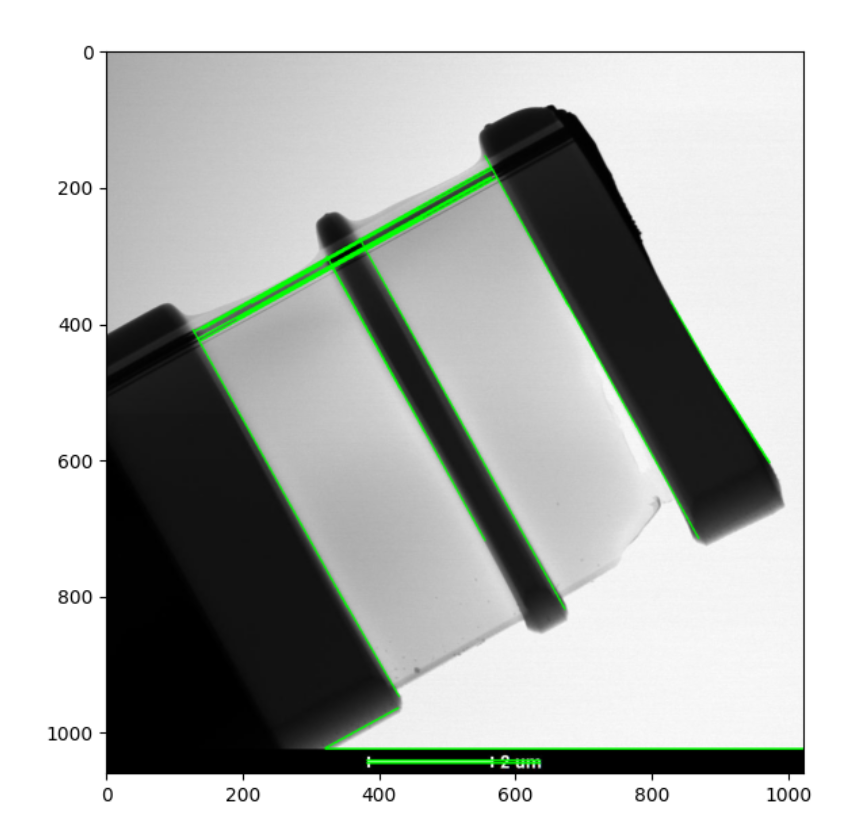
#> input picture image10.png, 855 x 831 px
$ python calipers.py image10.png
#> lines starting #> are read from the running program, lines starting #| are printed output that depends on the picture; after the words box and inside, x2 and y2 are one past the last pixel; in counts of white or black regions, pixels touching at a corner belong together
#!/usr/bin/env python3
# -*- coding: utf-8 -*-

import math
import numpy as np
import re

SCALE_REGEX = re.compile(r"^(?P<units>\d*\.?\d+)(?P<unit_name>[^\d./]*)/(?P<pixels>\d*\.?\d+)$")

def multi_gaussian(x, *p):
    y = np.zeros_like(x)
    for i in range(0, len(p), 3):
        mu    = p[i]
        sigma = p[i + 1]
        A     = p[i + 2]
        y += A*np.exp(-0.5*((x - mu)/sigma)**2)
    return y

def multi_gaussian_fit(x):
    from scipy.signal import find_peaks, peak_widths
    from scipy.optimize import curve_fit
    _, properties = find_peaks(x, prominence=2)
    peaks, properties = find_peaks(x, prominence=2, height=0.15*x[properties["left_bases"][0]:properties["right_bases"][-1]].max()) # used to be height=0.15*x[1:-1].max()
    widths, _, _, _ = peak_widths(x, peaks)
    p0 = [param for params in zip(peaks.astype(float), widths, x[peaks]) for param in params]
    bounds = ([], [])
    for i in range(0, len(p0), 3):
        # Mean bounds
        previous_mean = p0[i - 3] if i - 3 >= 0 else 1
        next_mean     = p0[i + 3] if i + 3 < len(p0) else float(len(x)) - 1
        bounds[0].append(previous_mean)
        bounds[1].append(next_mean)

        # Standard deviation bounds
        bounds[0].append(0)
        # bounds[1].append(10)
        bounds[1].append(0.01*len(x))

        # Amplitude bounds
        bounds[0].append(0)
        bounds[1].append(255)
    try:
        p, _ = curve_fit(multi_gaussian, np.arange(len(x), dtype=float), x, p0=p0, bounds=bounds)
        return p
    except BaseException as e:
        raise StopIteration(p0) from e

def derivative(gray):
    # TODO possibly keep stddev of flattening the columns here, then feed into sigma parameter of curve_fit
    return np.abs(np.diff(np.average(gray, axis=0)))

def detect_layers(imagefile=None, margin_top=0, margin_bottom=0, margin_left=0, margin_right=0, scale="1/1", interactive=False):
#> called with imagefile = 'image10.png', margin_top = 0, margin_bottom = 0, margin_left = 0, margin_right = 0, scale = '1/1', interactive = True
    import cv2
    from sys import stderr

    print("Reading...", file=stderr)
    img = cv2.imread(imagefile)
#> img is the input picture: shape (831, 855, 3); mean B, G, R 178.6, 181.5, 178.6

    print("Cropping...", file=stderr)
    img = img[slice(margin_top     if margin_top    > 0 else None,
                    -margin_bottom if margin_bottom > 0 else None),
              slice(margin_left    if margin_left   > 0 else None,
                    -margin_right  if margin_right  > 0 else None)]

    print("Detecting orientation...", file=stderr)
    _, thresholded = cv2.threshold(cv2.cvtColor(img, cv2.COLOR_BGR2GRAY), 0, 255, cv2.THRESH_BINARY | cv2.THRESH_OTSU)
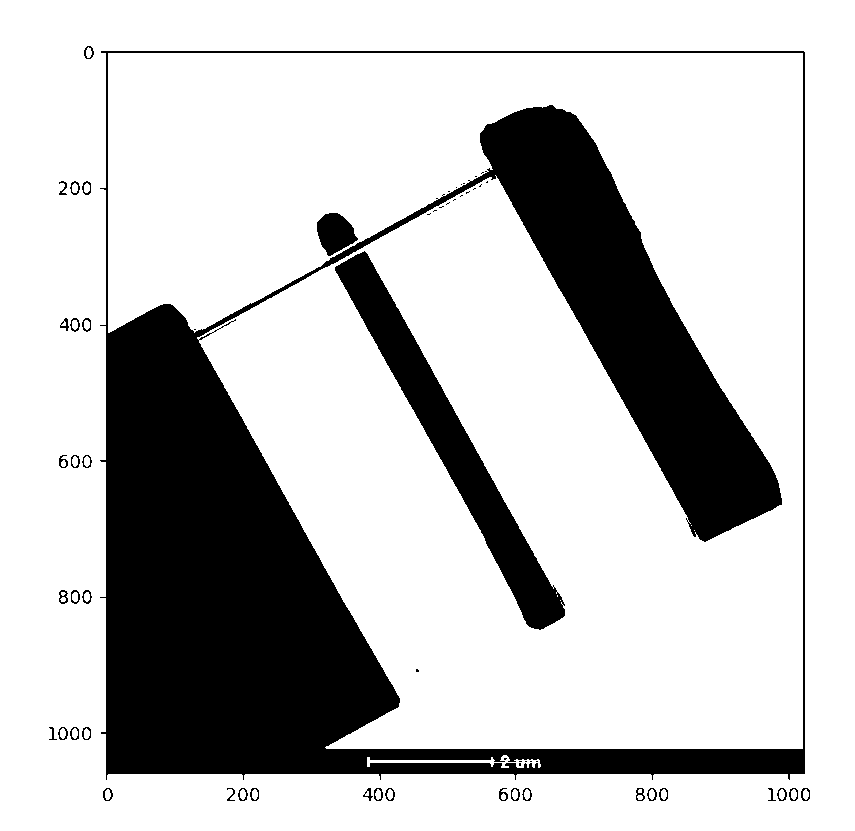
#> thresholded: shape (831, 855); 76.3% white; 61 black regions (24 under 20 px), largest, box (x1, y1, x2, y2) and area: (100, 51, 805, 780) 150474, (335, 251, 565, 630) 15134, (317, 213, 358, 256) 1169
    thresholded = 255 - thresholded
#> thresholded: shape (831, 855); 23.7% white; 61 white regions (24 under 20 px)
    contours, _ = cv2.findContours(thresholded, cv2.RETR_EXTERNAL, cv2.CHAIN_APPROX_SIMPLE)
#> contours = 35 contours, 3 with area under 20; largest, box (x1, y1, x2, y2) and area: (100, 51, 805, 780) 504003, (103, 788, 113, 801) 88, (71, 590, 80, 604) 88, (84, 46, 94, 59) 88, (70, 318, 80, 332) 87
    max_area = 0
    best_contour = None
    for contour in contours:
        area = cv2.contourArea(contour)
        if area > max_area:
            max_area = area
            best_contour = contour
#> this loop made 35 passes
#> (area, max_area) on passes 1, 17, 34: (86, 86), (88.5, 88.5), (504003, 504003)
#> area on passes 2, 3, 5, 6, 7, 8: 83, 85, 83, 85, 80, 83
#> after the loop, best_contour = contour of 67 points, box (x1, y1, x2, y2) (100, 51, 805, 780), area 504003; max_area = 504003
    center, size, angle = cv2.minAreaRect(best_contour)
#> center = (452, 415); size = (728, 704); angle = -90
    if angle > 60:
        angle -= 90

    print("Rotating by %f°..." % angle, file=stderr)
    height, width = img.shape[:2]
#> height = 831; width = 855
    pivot = (width/2, height/2)
#> pivot = (427.5, 415.5)
    R = cv2.getRotationMatrix2D(pivot, angle, 1)
#> R = [[6.12e-17, -1, 843], [1, 6.12e-17, -12]]
    cosine = abs(R[0, 0])
#> cosine = 6.12e-17
    sine   = abs(R[0, 1])
#> sine = 1
    rotated_width  = int((height*sine)   + (width*cosine))
#> rotated_width = 831
    rotated_height = int((height*cosine) + (width*sine))
#> rotated_height = 855
    rotated_size = (rotated_width, rotated_height)
#> rotated_size = (831, 855)
    R[0, 2] += rotated_width/2  - pivot[0]
    R[1, 2] += rotated_height/2 - pivot[1]
    rotated = cv2.warpAffine(cv2.cvtColor(img, cv2.COLOR_BGR2BGRA), R, rotated_size)
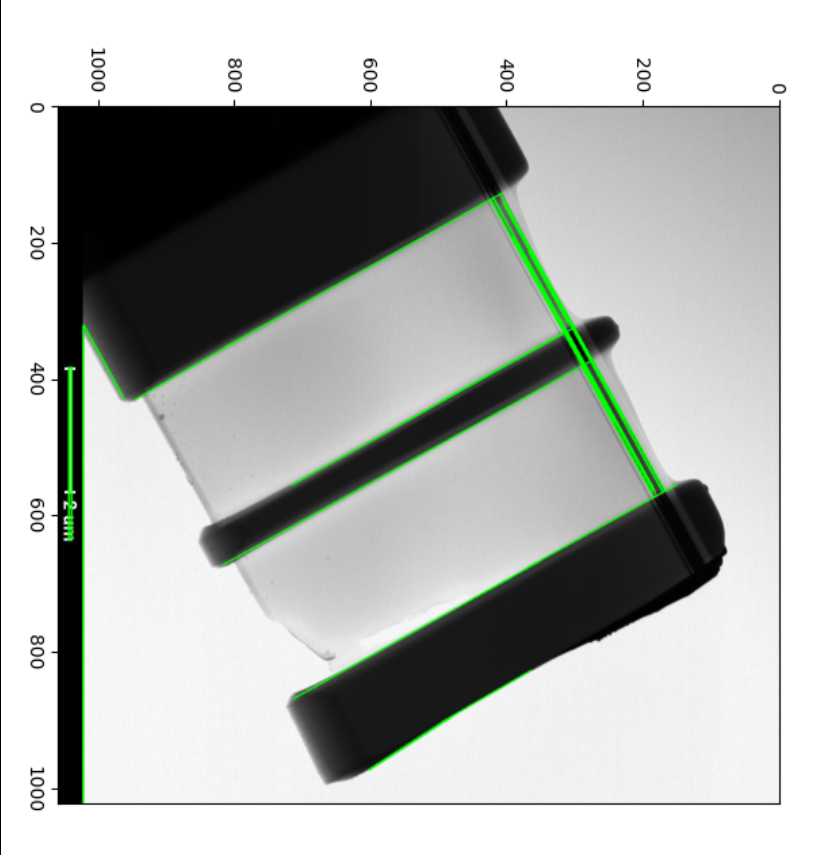
#> rotated: shape (855, 831, 4); mean B, G, R, A 178.3, 181.2, 178.3, 254.7

    print("Differentiating...", file=stderr)
    dV = derivative(cv2.cvtColor(rotated[:, :, :3], cv2.COLOR_BGR2GRAY))
#> dV = 830 values, max 255 at index 0, min 0 at index 1, mean 1.5

    exception = None
    try:
        print("Fitting Gaussian distributions...", file=stderr)
        gaussians = multi_gaussian_fit(dV)
#> in multi_gaussian_fit, `_, properties = find_peaks(x, prominence=2)`: properties = 3 items
#> in multi_gaussian_fit, `peaks, properties = find_peaks(x, prominence=2, height=0.15*x[properti..`: peaks = [57, 81, 778, 780]; properties = {'peak_heights': [124.2, 52.33, 112.6, 120.3], 'prominences': [124.2, 52.31, 89.13, 120.3], 'left_bases': [54, 78, 257, 257], 'right_bases': [787, 257, 779, 787]}
#> in multi_gaussian_fit, `widths, _, _, _ = peak_widths(x, peaks)`: widths = [1.68, 2.31, 0.925, 1.16]
#> in multi_gaussian_fit, `p0 = [param for params in zip(peaks.astype(float), widths, x[peaks]) f..`: p0 = [57, 1.68, 124.2, 81, 2.31, 52.33, 778, 0.925, 112.6, 780, 1.16, 120.3]
#> the loop in multi_gaussian_fit, `for i in range(0, len(p0), 3):` made 4 passes
#> (i, previous_mean, next_mean) on passes 2 to 4: (3, 57, 778), (6, 81, 780), (9, 778, 829)
#> (previous_mean, next_mean) on pass 1: (1, 81)
#> in multi_gaussian_fit, `p, _ = curve_fit(multi_gaussian, np.arange(len(x), dtype=float), x, p0..`: p = [56.6, 0.451, 182.2, 81.77, 1.35, 41.81, 778, 0.419, 112.8, 779.9, 0.467, 122.3]
#> gaussians has the same summary as p in multi_gaussian_fit

        print("Scaling...", file=stderr)
        scale_match = SCALE_REGEX.match(scale)
        unit_name = scale_match.group("unit_name")
        scale_factor = float(scale_match.group("units"))/float(scale_match.group("pixels"))
        layers = []
        for i in range(3, len(gaussians), 3):
            layers.append(((gaussians[i] - gaussians[i - 3])*scale_factor, math.sqrt(gaussians[i + 1]**2 + gaussians[i - 2]**2)*scale_factor, unit_name))
#> this loop made 3 passes
#> i on passes 1 to 3: 3, 6, 9
#> after the loop, layers = [(25.16, 1.43, ''), (696.2, 1.42, ''), (1.94, 0.627, '')]
    except StopIteration as e:
        print("Fitting failed, outputting current state.", file=stderr)
        gaussians = e.value
        exception = e.__cause__

    if interactive:
        from matplotlib import pyplot as plt
        ax1 = plt.subplot(211)
        ax2 = plt.subplot(212, sharex=ax1)
        ax1.imshow(rotated)
        ax1.set_aspect("auto")
        plt.setp(ax1.get_xticklabels(), visible=False)
        ax2.plot(dV)
        if exception is None:
            x = np.linspace(0, len(dV), 2000, dtype=float)
#> x = 2000 values from 0 to 830
            ax2.plot(x, multi_gaussian(x, *gaussians), "r--", linewidth=1)
        means = [gaussians[i] for i in range(0, len(gaussians), 3)]
#> means = [56.6, 81.77, 778, 779.9]
        ax2.plot(means, # multi_gaussian(means, *gaussians) if exception is None else
                 dV[[int(mean) for mean in means]], "x")
        plt.tight_layout()
        plt.get_current_fig_manager().set_window_title(imagefile)
        plt.show()
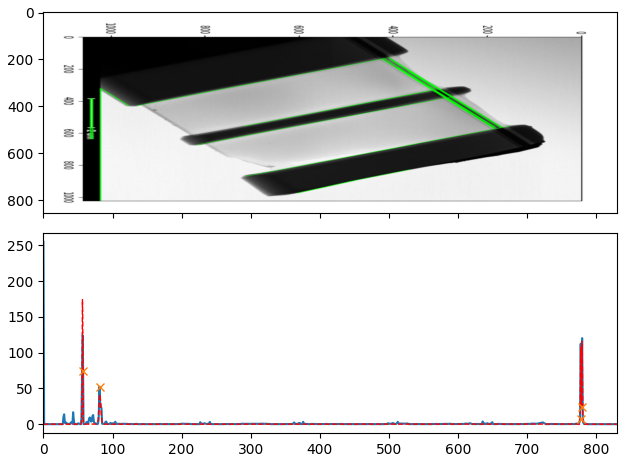
#> figure drawn by matplotlib, 2 panels; B, G, R data is drawn as R, G, B; panel 2: curve peaks at x = 0, y = 255; panel 2: curve peaks at x = 56.47, y = 174.1
        if exception is not None:
            raise exception

    return layers

if __name__ == "__main__":
    import argparse
    parser = argparse.ArgumentParser(description="Detect layer thicknesses in an image.")
    parser.add_argument("imagefile", help="Image in which to detect layers.")
    parser.add_argument("--margin-top",    type=int, default=0, help="Number of pixels at the top of the image to ignore.")
    parser.add_argument("--margin-bottom", type=int, default=0, help="Number of pixels at the bottom of the image to ignore.")
    parser.add_argument("--margin-left",   type=int, default=0, help="Number of pixels at the left of the image to ignore.")
    parser.add_argument("--margin-right",  type=int, default=0, help="Number of pixels at the right of the image to ignore.")
    parser.add_argument("--scale", default="1/1", help="<units>[unit name]/<pixels>")
    parser.add_argument("-o", "--output", type=argparse.FileType("w"), action="append", help="Output file in which to store results. Format is automatically selected based on extension. May be specified multilple times.")
    args = parser.parse_args()
    keyword_args = vars(args)
    outputs = keyword_args.pop("output")
    if outputs is None:
        from sys import stdout
        outputs = [stdout]

    layers = detect_layers(**keyword_args, interactive=True)

    if layers is not None:
        import os
        for output in outputs:
#> (the run stopped early here; a loop or call above may not have finished)

$ run again, on image7.png
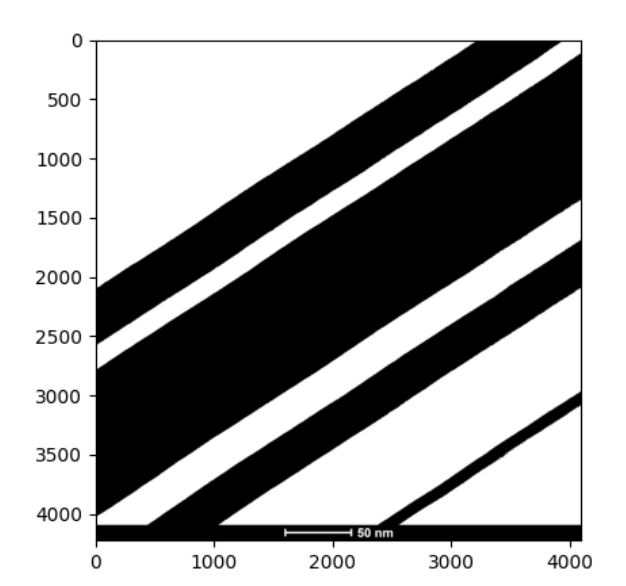
#> input picture image7.png, 626 x 586 px
#> in detect_layers, img is the input picture: shape (586, 626, 3); min 0, max 255, mean 165.5
#> in detect_layers, `_, thresholded = cv2.threshold(cv2.cvtColor(img, cv2.COLOR_BGR2GRAY), ..`:
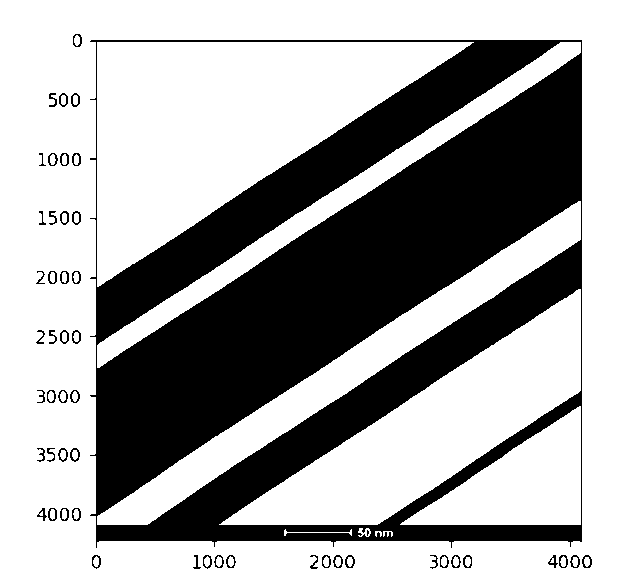
#> thresholded: shape (586, 626); 65% white; 51 black regions (1 under 20 px), largest, box (x1, y1, x2, y2) and area: (90, 40, 582, 548) 125800, (70, 448, 80, 462) 60, (71, 93, 80, 107) 58
#> contours = 50 contours, 6 with area under 20; largest, box (x1, y1, x2, y2) and area: (90, 40, 582, 548) 242571, (70, 448, 80, 462) 92, (582, 555, 592, 568) 90, (345, 555, 355, 568) 89, (58, 448, 68, 462) 88
#> the loop in detect_layers, `for contour in contours:` made 50 passes
#> (area, max_area) on passes 1, 22, 49: (90, 90), (92, 92), (242571, 242571)
#> after the loop in detect_layers, `for contour in contours:`: best_contour = contour of 93 points, box (x1, y1, x2, y2) (90, 40, 582, 548), area 242571; max_area = 242571
#> center = (335.5, 293.5); size = (507, 491); angle = -90
#> R = [[6.12e-17, -1, 606], [1, 6.12e-17, -20]]
#> cosine = 6.12e-17
#> sine = 1
#> rotated_width = 586
#> rotated_height = 626
#> rotated_size = (586, 626)
#> dV = 585 values, max 255 at index 0, min 0 at index 1, mean 2.48
#> in multi_gaussian_fit, `_, properties = find_peaks(x, prominence=2)`: properties = 3 items
#> in multi_gaussian_fit, `peaks, properties = find_peaks(x, prominence=2, height=0.15*x[properti..`: peaks = [17, 31, 45, 61, 544, 546]; properties = {'peak_heights': [17.26, 22.74, 99.39, 85.04, 114.6, 95.19], 'prominences': [17.02, 22.74, 99.39, 84.99, 114.6, 32.42], 'left_bases': [16, 16, 42, 46, 42, 545], 'right_bases': [25, 33, 351, 351, 554, 554]}
#> widths = [2.02, 1.22, 1.98, 1.59, 2.99, 0.686]
#> p0 = [17, 2.02, 17.26, 31, 1.22, 22.74, 45, 1.98, 99.39, 61, 1.59, 85.04, 544, 2.99, 114.6, 546, 0.686, 95.19]
#> the loop in multi_gaussian_fit, `for i in range(0, len(p0), 3):` made 6 passes
#> (i, previous_mean, next_mean) on passes 2 to 6: (3, 17, 45), (6, 31, 61), (9, 45, 544), (12, 61, 546), (15, 544, 584)
#> p = 18 values, max 546.1 at index 15, min 0.384 at index 16, mean 97.17
#> gaussians has the same summary as p in multi_gaussian_fit
#> the loop in detect_layers, `for i in range(3, len(gaussians), 3):` made 5 passes
#> i on passes 1 to 5: 3, 6, 9, 12, 15
#> after the loop in detect_layers, `for i in range(3, len(gaussians), 3):`: layers = [(13.55, 0.829, ''), (13.51, 0.764, ''), (16.44, 0.901, ''), (483.3, 0.931, ''), (1.85, 0.705, '')]
#> x = 2000 values from 0 to 585
#> means = [17.47, 31.02, 44.53, 60.97, 544.3, 546.1]
#> in detect_layers, `plt.show()`:
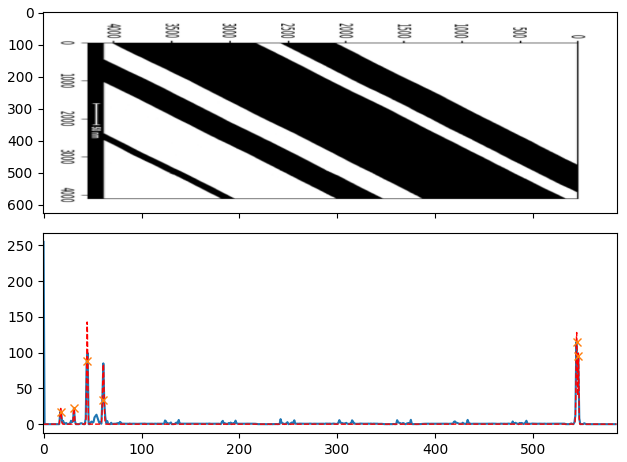
#> figure drawn by matplotlib, 2 panels; panel 2: curve peaks at x = 0, y = 255; panel 2: curve peaks at x = 44.48, y = 142.9
